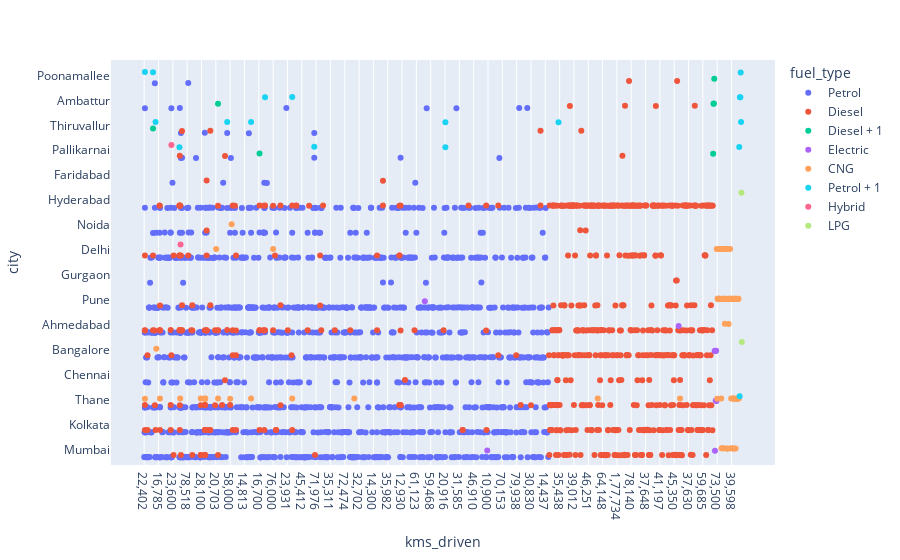

Notebook code for this chart:
### Markdown cell above
# car driven  in cities

### Code cell
fig = px.strip(data, x="kms_driven", y="city", orientation="h", color="fuel_type")
fig.show()

### Figure 1 — Plotly figure (JSON) as saved in the notebook; plotly's stock layout.template omitted (floating-point values rounded to 4 significant figures; data arrays with more than 128 entries replaced by an {"elided": "..."} marker saying what was removed)
{"data": [{"alignmentgroup": "True", "boxpoints": "all", "fillcolor": "rgba(255,255,255,0)", "hoveron": "points", "hovertemplate": "fuel_type=Petrol<br>kms_driven=%{x}<br>city=%{y}<extra></extra>", "legendgroup": "Petrol", "line": {"color": "rgba(255,255,255,0)"}, "marker": {"color": "#636efa"}, "name": "Petrol", "offsetgroup": "Petrol", "orientation": "h", "pointpos": 0, "showlegend": true, "type": "box", "x": {"elided": "1348 str values"}, "x0": " ", "xaxis": "x", "y": {"elided": "1348 str values"}, "y0": " ", "yaxis": "y"}, {"alignmentgroup": "True", "boxpoints": "all", "fillcolor": "rgba(255,255,255,0)", "hoveron": "points", "hovertemplate": "fuel_type=Diesel<br>kms_driven=%{x}<br>city=%{y}<extra></extra>", "legendgroup": "Diesel", "line": {"color": "rgba(255,255,255,0)"}, "marker": {"color": "#EF553B"}, "name": "Diesel", "offsetgroup": "Diesel", "orientation": "h", "pointpos": 0, "showlegend": true, "type": "box", "x": {"elided": "636 str values"}, "x0": " ", "xaxis": "x", "y": {"elided": "636 str values"}, "y0": " ", "yaxis": "y"}, {"alignmentgroup": "True", "boxpoints": "all", "fillcolor": "rgba(255,255,255,0)", "hoveron": "points", "hovertemplate": "fuel_type=Diesel + 1<br>kms_driven=%{x}<br>city=%{y}<extra></extra>", "legendgroup": "Diesel + 1", "line": {"color": "rgba(255,255,255,0)"}, "marker": {"color": "#00cc96"}, "name": "Diesel + 1", "offsetgroup": "Diesel + 1", "orientation": "h", "pointpos": 0, "showlegend": true, "type": "box", "x": ["1,48,000 ", "51,000 ", "40,000 ", "26,500 ", "84,656 ", "82,500 ", "73,000 "], "x0": " ", "xaxis": "x", "y": ["Pallikarnai", "Ambattur", "Pallikarnai", "Ambattur", "Ambattur", "Poonamallee", "Thiruvallur"], "y0": " ", "yaxis": "y"}, {"alignmentgroup": "True", "boxpoints": "all", "fillcolor": "rgba(255,255,255,0)", "hoveron": "points", "hovertemplate": "fuel_type=Electric<br>kms_driven=%{x}<br>city=%{y}<extra></extra>", "legendgroup": "Electric", "line": {"color": "rgba(255,255,255,0)"}, "marker": {"color": "#ab63fa"}, "name": "Electric", "offsetgroup": "Electric", "orientation": "h", "pointpos": 0, "showlegend": true, "type": "box", "x": ["3,200 ", "21,500 ", "4,100 ", "57,946 ", "21,065 ", "48,400 ", "5,000 ", "17,294 ", "57,946 ", "7,000 "], "x0": " ", "xaxis": "x", "y": ["Pune", "Bangalore", "Mumbai", "Bangalore", "Thane", "Bangalore", "Mumbai", "Thane", "Bangalore", "Ahmedabad"], "y0": " ", "yaxis": "y"}, {"alignmentgroup": "True", "boxpoints": "all", "fillcolor": "rgba(255,255,255,0)", "hoveron": "points", "hovertemplate": "fuel_type=CNG<br>kms_driven=%{x}<br>city=%{y}<extra></extra>", "legendgroup": "CNG", "line": {"color": "rgba(255,255,255,0)"}, "marker": {"color": "#FFA15A"}, "name": "CNG", "offsetgroup": "CNG", "orientation": "h", "pointpos": 0, "showlegend": true, "type": "box", "x": ["78,260 ", "19,970 ", "73,500 ", "74,076 ", "22,158 ", "66,882 ", "57,685 ", "17,778 ", "58,000 ", "63,339 ", "20,583 ", "48,000 ", "55,000 ", "26,600 ", "64,942 ", "33,000 ", "40,067 ", "28,715 ", "69,161 ", "51,000 ", "11,444 ", "36,427 ", "75,044 ", "75,430 ", "38,500 ", "34,039 ", "8,423 ", "80,173 ", "1,064 ", "77,050 ", "51,765 ", "47,000 ", "47,377 ", "24,000 ", "77,813 ", "18,362 ", "81,329 ", "18,362 ", "43,784 ", "52,000 ", "88,603 ", "89,000 ", "23,404 ", "68,000 ", "69,817 ", "57,300 ", "23,345 ", "70,000 ", "19,225 ", "32,036 ", "45,000 ", "19,812 ", "81,091 ", "42,348 ", "93,275 ", "52,000 ", "28,678 ", "39,598 ", "89,495 ", "47,747 ", "68,695 ", "37,228 ", "23,000 ", "40,664 ", "36,560 ", "23,225 ", "86,955 ", "39,717 ", "64,942 ", "1,374 ", "45,116 ", "50,889 ", "18,590 ", "76,000 ", "54,765 ", "8,423 ", "1,06,900 ", "1,49,500 ", "72,000 ", "21,187 ", "47,781 ", "1,12,000 "], "x0": " ", "xaxis": "x", "y": ["Delhi", "Bangalore", "Thane", "Pune", "Pune", "Pune", "Pune", "Delhi", "Thane", "Pune", "Pune", "Thane", "Thane", "Pune", "Delhi", "Noida", "Pune", "Thane", "Mumbai", "Thane", "Delhi", "Mumbai", "Pune", "Pune", "Thane", "Pune", "Pune", "Mumbai", "Pune", "Ahmedabad", "Delhi", "Thane", "Delhi", "Thane", "Pune", "Delhi", "Delhi", "Delhi", "Mumbai", "Thane", "Pune", "Thane", "Mumbai", "Thane", "Pune", "Ahmedabad", "Pune", "Thane", "Pune", "Delhi", "Thane", "Pune", "Delhi", "Pune", "Pune", "Thane", "Thane", "Mumbai", "Pune", "Pune", "Mumbai", "Pune", "Thane", "Mumbai", "Thane", "Thane", "Pune", "Pune", "Delhi", "Mumbai", "Pune", "Pune", "Thane", "Delhi", "Pune", "Pune", "Thane", "Thane", "Thane", "Pune", "Pune", "Thane"], "y0": " ", "yaxis": "y"}, {"alignmentgroup": "True", "boxpoints": "all", "fillcolor": "rgba(255,255,255,0)", "hoveron": "points", "hovertemplate": "fuel_type=Petrol + 1<br>kms_driven=%{x}<br>city=%{y}<extra></extra>", "legendgroup": "Petrol + 1", "line": {"color": "rgba(255,255,255,0)"}, "marker": {"color": "#19d3f3"}, "name": "Petrol + 1", "offsetgroup": "Petrol + 1", "orientation": "h", "pointpos": 0, "showlegend": true, "type": "box", "x": ["70,000 ", "68,000 ", "73,000 ", "85,000 ", "20,000 ", "37,000 ", "1,14,000 ", "45,000 ", "55,264 ", "1,19,000 ", "18,000 ", "20,000 ", "1,50,000 ", "1,40,000 ", "57,000 ", "12,500 ", "1,35,000 ", "69,000 "], "x0": " ", "xaxis": "x", "y": ["Ambattur", "Thiruvallur", "Poonamallee", "Thiruvallur", "Thiruvallur", "Thiruvallur", "Pallikarnai", "Poonamallee", "Thane", "Ambattur", "Thiruvallur", "Pallikarnai", "Ambattur", "Pallikarnai", "Ambattur", "Poonamallee", "Thiruvallur", "Pallikarnai"], "y0": " ", "yaxis": "y"}, {"alignmentgroup": "True", "boxpoints": "all", "fillcolor": "rgba(255,255,255,0)", "hoveron": "points", "hovertemplate": "fuel_type=Hybrid<br>kms_driven=%{x}<br>city=%{y}<extra></extra>", "legendgroup": "Hybrid", "line": {"color": "rgba(255,255,255,0)"}, "marker": {"color": "#FF6692"}, "name": "Hybrid", "offsetgroup": "Hybrid", "orientation": "h", "pointpos": 0, "showlegend": true, "type": "box", "x": ["32,000 ", "35,000 "], "x0": " ", "xaxis": "x", "y": ["Pallikarnai", "Delhi"], "y0": " ", "yaxis": "y"}, {"alignmentgroup": "True", "boxpoints": "all", "fillcolor": "rgba(255,255,255,0)", "hoveron": "points", "hovertemplate": "fuel_type=LPG<br>kms_driven=%{x}<br>city=%{y}<extra></extra>", "legendgroup": "LPG", "line": {"color": "rgba(255,255,255,0)"}, "marker": {"color": "#B6E880"}, "name": "LPG", "offsetgroup": "LPG", "orientation": "h", "pointpos": 0, "showlegend": true, "type": "box", "x": ["73,380 ", "34,810 "], "x0": " ", "xaxis": "x", "y": ["Hyderabad", "Bangalore"], "y0": " ", "yaxis": "y"}], "layout": {"boxmode": "group", "legend": {"title": {"text": "fuel_type"}, "tracegroupgap": 0}, "margin": {"t": 60}, "xaxis": {"anchor": "y", "domain": [0, 1], "title": {"text": "kms_driven"}}, "yaxis": {"anchor": "x", "domain": [0, 1], "title": {"text": "city"}}}}
